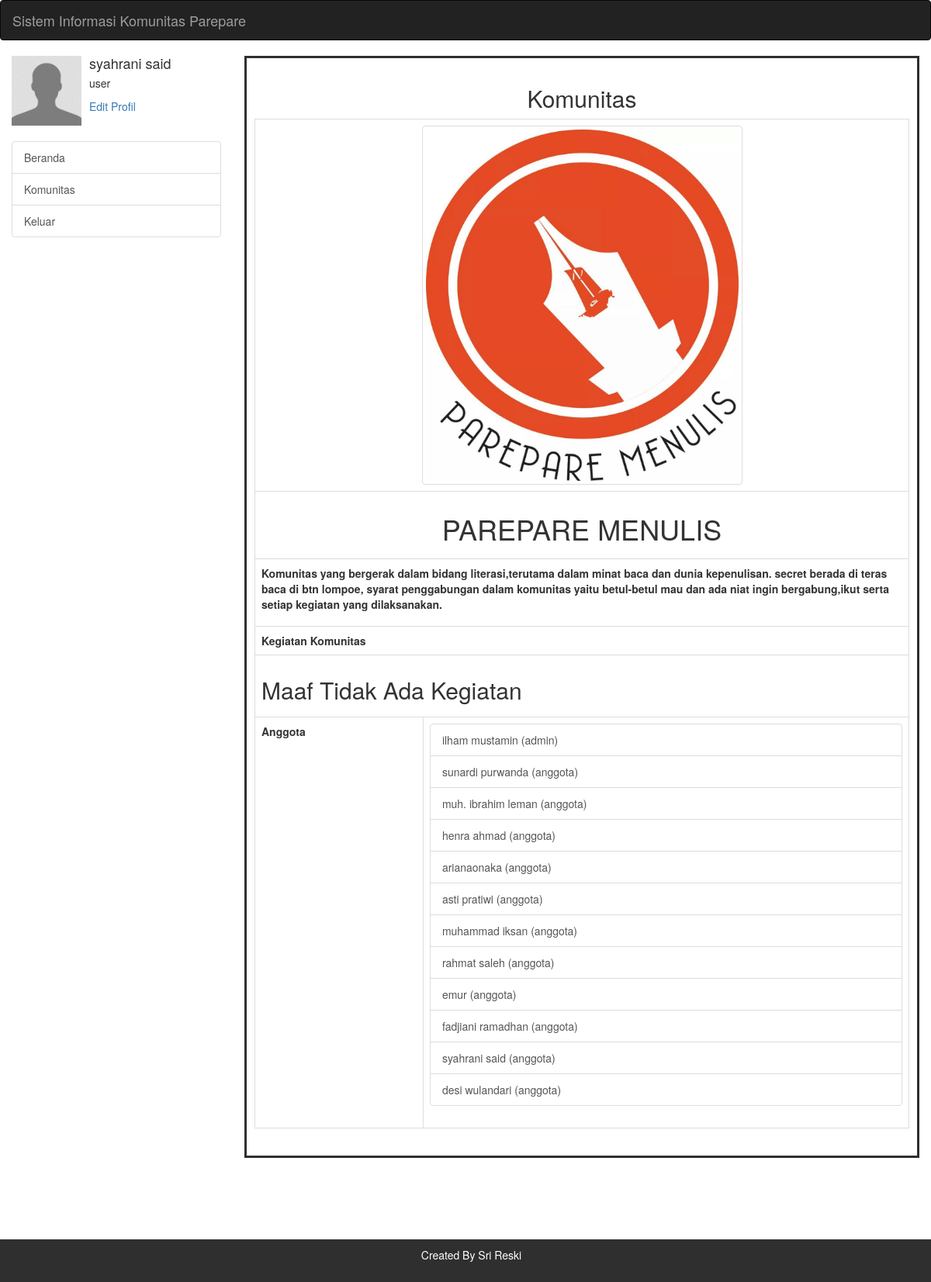
Screenshot of /index.php?laman=komunitas&id=1 (signed in) with the database file from the repository.
### tables this page shows
CREATE TABLE `komunitas` (
  `id_komunitas` int(11) NOT NULL,
  `nama_komunitas` varchar(50) NOT NULL,
  `logo_komunitas` varchar(100) NOT NULL,
  `deskripsi_komunitas` text NOT NULL,
  `verifikasi_komunitas` enum('ya','tidak') NOT NULL,
  `id_kategori` int(11) NOT NULL
);

CREATE TABLE `level` (
  `id_level` int(11) NOT NULL,
  `id_komunitas` int(11) NOT NULL,
  `level` enum('admin','anggota') NOT NULL,
  `id_user` varchar(20) NOT NULL
);

CREATE TABLE `user` (
  `username` varchar(20) NOT NULL,
  `password` varchar(40) NOT NULL,
  `nama_lengkap` varchar(20) DEFAULT NULL,
  `foto` varchar(100) NOT NULL,
  `jenkel` enum('L','P') NOT NULL,
  `tgl_lahir` date NOT NULL,
  `alamat` text NOT NULL,
  `level_user` enum('admin','user') NOT NULL
);

### helper/komunitas.php (called while the page is built, shortened)
<?PHP
function levelkomunitas($user,$idkomunitas){
	include("script/koneksi.php");
	$kueri = mysqli_query($koneksi,"SELECT * FROM level WHERE id_user='$user' AND id_komunitas='$idkomunitas'");
	if(mysqli_num_rows($kueri) > 0){
		$data = mysqli_fetch_array($kueri);
		$level = $data["level"];
	} else {
		$level = "visitor";
	}
	return $level;
}
?>

### view/admin/komunitas/lihat.php (the view, shortened to what this page needs)
<?PHP
include("modal/komunitas.php");
$id=$_GET["id"];
$kueri = mysqli_query($koneksi,"SELECT * FROM komunitas WHERE id_komunitas='$id'");
$data = mysqli_fetch_array($kueri);
$id_komunitas = $id;
$level = levelkomunitas($_SESSION["user"],$id_komunitas);
?>
<div class="text-center">
	<h2>Komunitas</h2>
</div>
<div class="text-justify">
	<table class="table table-bordered">
		<tr>
			<td class="text-center" colspan="2"><img class="img-thumbnail" style="width:50%" src="upload/komunitas/<?PHP echo $data["logo_komunitas"]?>"></td>
		</tr>
		<tr>
			<th colspan="2"><h1 class="text-center"><?PHP echo $data["nama_komunitas"] ?></h1></th>
		</tr>
		<tr>
			<th colspan="2"><?PHP echo $data["deskripsi_komunitas"] ?></th>
		</tr>
<?PHP
	if($level != "visitor"){
?>
		<tr>
			<th colspan="2">Kegiatan Komunitas</th>
		</tr>
		<tr>
			<th colspan="2">
<?PHP
	$kuerikegiatan = mysqli_query($koneksi,"SELECT * FROM kegiatan WHERE id_komunitas = '$id_komunitas' ORDER BY id_kegiatan DESC");
	if(mysqli_num_rows($kuerikegiatan) > 0){
?>
				<div class="list-group">
							<?PHP while($datakegaitan = mysqli_fetch_array($kuerikegiatan)){ ?>
					<a href="index.php?laman=kegiatan&id=<?PHP echo $datakegaitan["id_kegiatan"] ?>" class="list-group-item"><?PHP echo $datakegaitan["nama_kegiatan"] ?></a>
							<?PHP } ?>
				</div>
<?PHP
	} else {
?>
				<h2>Maaf Tidak Ada Kegiatan</h2>
<?PHP
	}
?>
			</th>
		</tr>
<?PHP
	}
?>
		<tr>
			<th>Anggota</th>
			<td>
				<div class="list-group">
<?PHP
	$kuerianggota = mysqli_query($koneksi,"SELECT a.*, b.* FROM level as a LEFT JOIN user as b ON a.id_user = b.username WHERE a.id_komunitas = '$id_komunitas' ORDER BY a.level ASC");
	while($dataanggota = mysqli_fetch_array($kuerianggota)){
		if($level == "admin"){
			if($dataanggota["level"] != "admin"){
				echo "<a href='index.php?laman=komunitas&id=".$_GET["id"]."&idl=".$dataanggota["id_level"]."&aksi=Promosi' class='list-group-item' onclick='return confirm(".'"Apakah Anda Ingin Mempromosikan Admin User Ini?"'.")'>";
			} else {
				echo "<a href='index.php?laman=komunitas&id=".$_GET["id"]."&idl=".$dataanggota["id_level"]."&aksi=Demosi' class='list-group-item' onclick='return confirm(".'"Apakah Anda Ingin Mendemosikan User Ini?"'.")'>";
			}
		} else {
			echo "<a class='list-group-item'>";
		}
			echo $dataanggota["nama_lengkap"]." (".$dataanggota["level"].")";
			echo "</a>";
	}
?>
				</div>
			</td>
		</tr>
	</table>
</div>

### rows the page displays
komunitas: logo_komunitas (picture), nama_komunitas "PAREPARE MENULIS", deskripsi_komunitas "Komunitas yang bergerak dalam bidang literasi,terutama dalam minat baca dan dunia kepenulisan. secret berada di teras baca di btn lompoe, syarat penggabungan dalam komunitas yaitu betul-betul mau dan ada niat ingin bergabung,ikut serta setiap kegiatan yang dilaksanakan."
level: id_user.nama_lengkap "ilham mustamin", level "admin"
level: id_user.nama_lengkap "sunardi purwanda", level "anggota"
level: id_user.nama_lengkap "muh. ibrahim leman", level "anggota"
level: id_user.nama_lengkap "henra ahmad", level "anggota"
level: id_user.nama_lengkap "arianaonaka", level "anggota"
level: id_user.nama_lengkap "asti pratiwi", level "anggota"
level: id_user.nama_lengkap "muhammad iksan", level "anggota"
level: id_user.nama_lengkap "rahmat saleh", level "anggota"
level: id_user.nama_lengkap "emur", level "anggota"
level: id_user.nama_lengkap "fadjiani ramadhan", level "anggota"
level: id_user.nama_lengkap "syahrani said", level "anggota"
level: id_user.nama_lengkap "desi wulandari", level "anggota"

### other values shown
$_SESSION["user"] "syahrani said"
$_SESSION["level"] "user"
